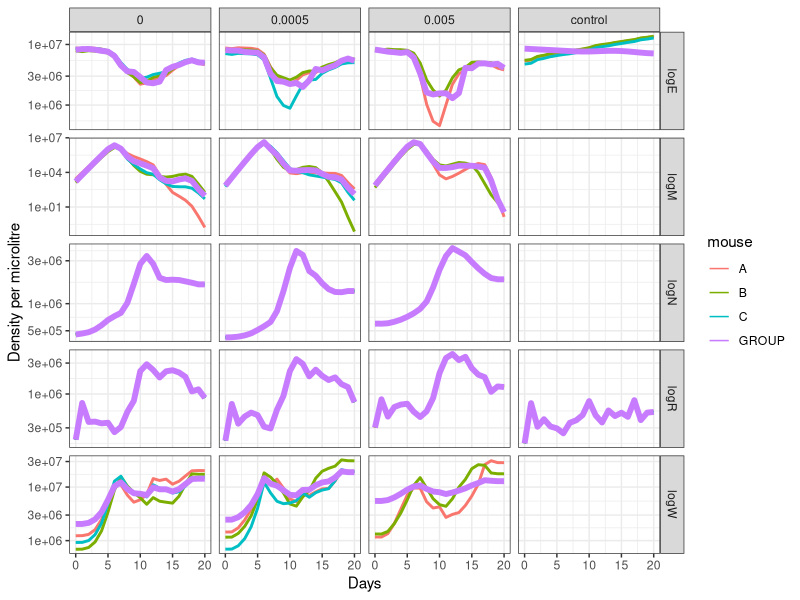
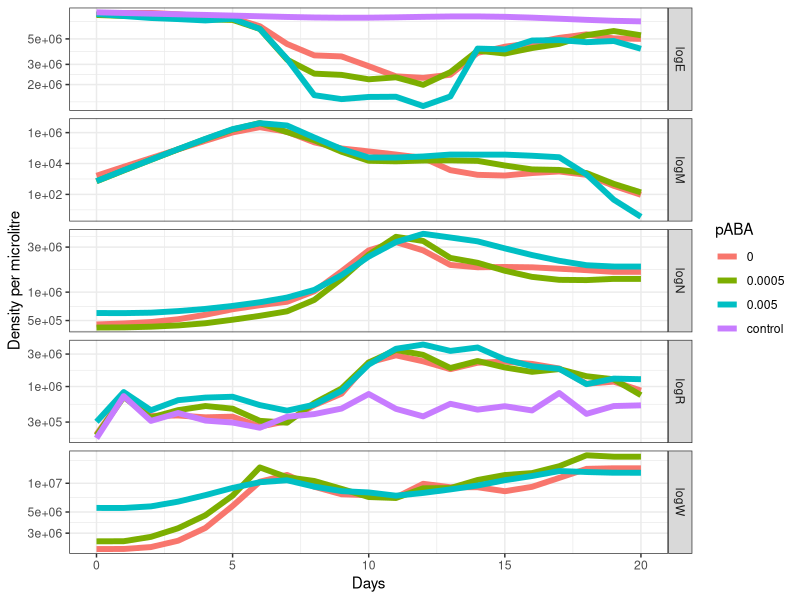
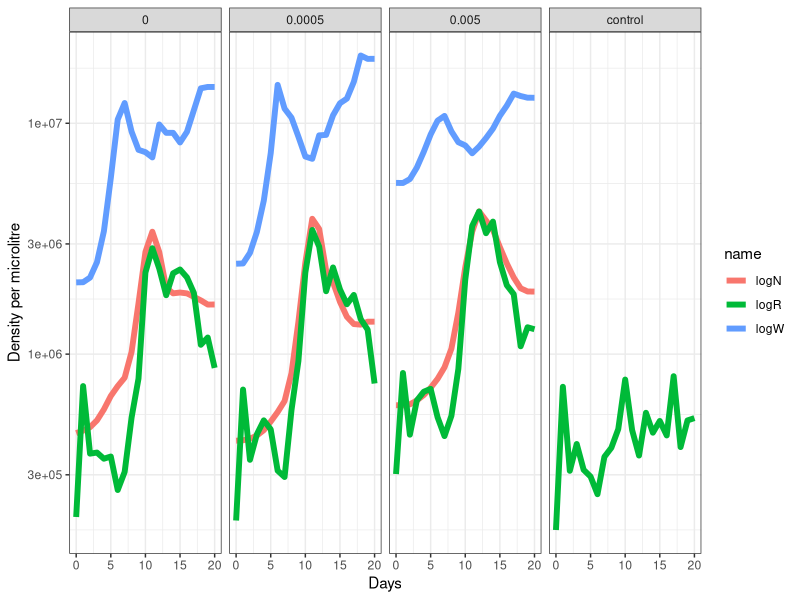
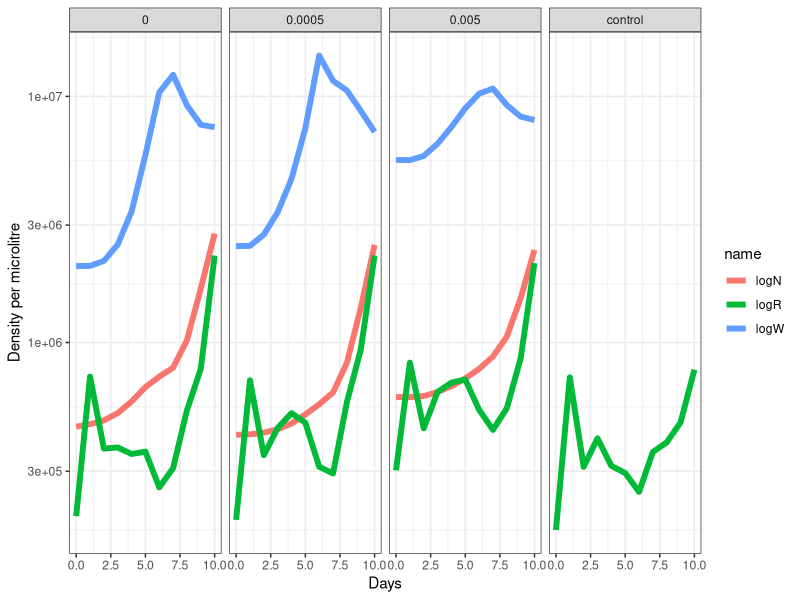
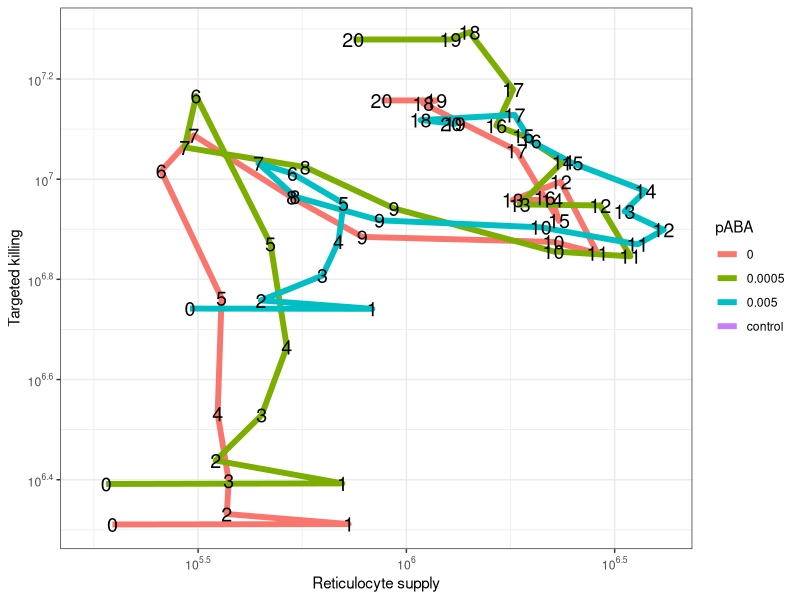
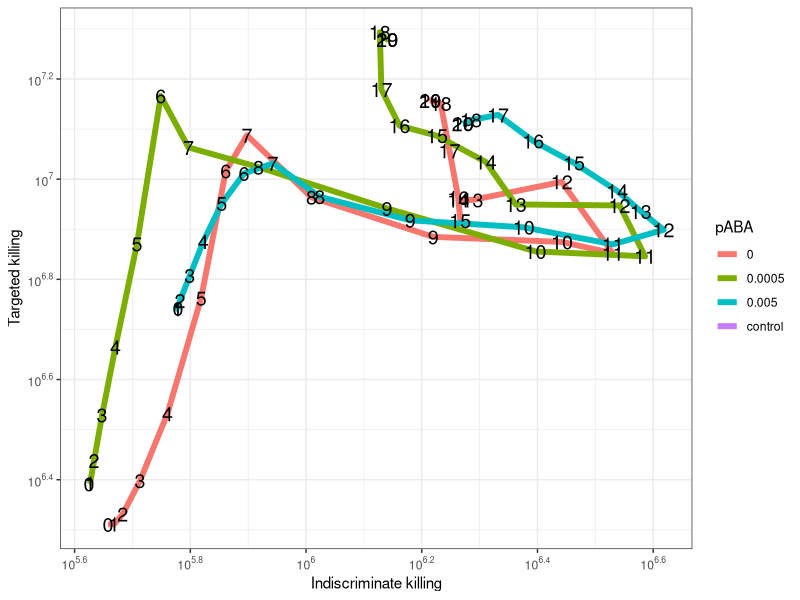
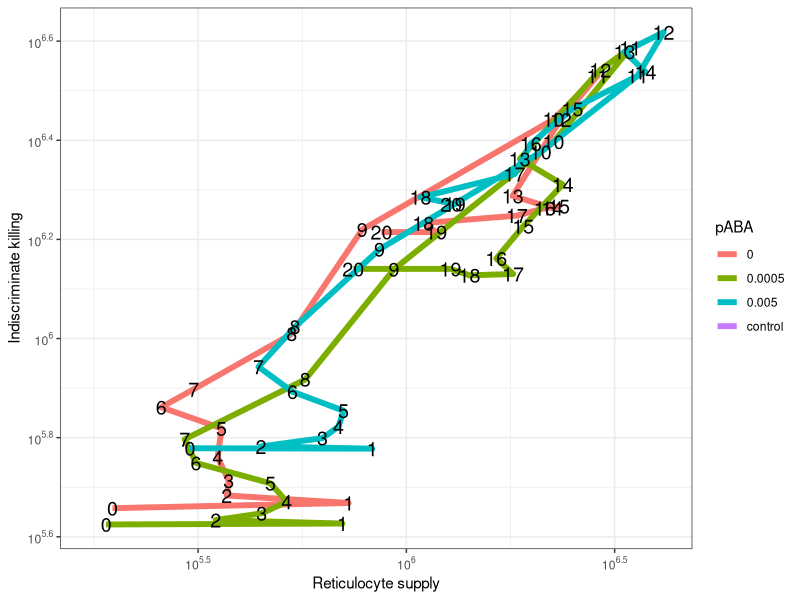
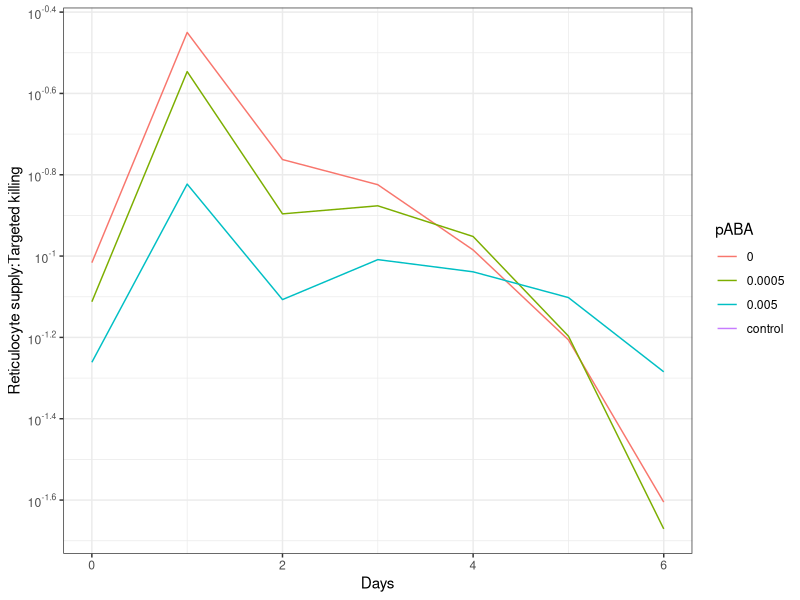

Source code (R) for these figures, in order: (Note: this script raises an error after producing the figures.)
library(tidyverse)
library(scales)

setwd("~/Documents/GitHub/bdd/nw11_hier/")

coef_df <- read_csv("est_coefs_joint_v3.csv")
po_df <- read_csv("est_po_joint_v3.csv") |>
  mutate(pABA=case_match(
    box,
    "01"~"0.05",
    "02"~"0.005",
    "03"~"0.0005",
    "04"~"0",
    "05"~"control"
  ))

po_df |> 
  ggplot(aes(x=time,y=value,color=mouse,linewidth=mouse=="GROUP"))+
  geom_line()+
  scale_linewidth_manual(guide="none",values=c(`TRUE`=2,`FALSE`=1))+
  scale_y_log10()+
  xlab("Days")+ylab("Density per microlitre")+
  facet_grid(name~pABA,scales="free_y")+
  theme_bw()

po_df |>
  filter(mouse=="GROUP") |>
  ggplot(aes(x=time,y=value,color=pABA))+
  geom_line(linewidth=2)+
  scale_y_log10()+
  xlab("Days")+ylab("Density per microlitre")+
  facet_grid(name~.,scales="free_y")+
  theme_bw()

po_df |>
  filter(mouse=="GROUP",name!="logE",name!="logM") |>
  ggplot(aes(x=time,y=value,color=name))+
  geom_line(linewidth=2)+
  scale_y_log10()+
  xlab("Days")+ylab("Density per microlitre")+
  facet_grid(.~pABA)+
  theme_bw()

po_df |>
  filter(mouse=="GROUP",name!="logE",name!="logM",time<=10) |>
  ggplot(aes(x=time,y=value,color=name))+
  geom_line(linewidth=2)+
  scale_y_log10()+
  xlab("Days")+ylab("Density per microlitre")+
  facet_grid(.~pABA)+
  theme_bw()

po_df |>
  filter(mouse=="GROUP") |>
  pivot_wider(names_from="name",values_from="value") |>
  ggplot(aes(x=logR,y=logW,color=pABA))+
  geom_path(linewidth=2)+
  geom_text(aes(label=time),col="black",size=5)+
  scale_x_log10(breaks = trans_breaks("log10", function(x) 10^x), 
                labels=trans_format('log10',math_format(10^.x)))+
  scale_y_log10(breaks = trans_breaks("log10", function(x) 10^x), 
                labels=trans_format('log10',math_format(10^.x)))+
  xlab("Reticulocyte supply")+ylab("Targeted killing")+
  theme_bw()

po_df |>
  filter(mouse=="GROUP") |>
  pivot_wider(names_from="name",values_from="value") |>
  ggplot(aes(x=logN,y=logW,color=pABA))+
  geom_path(linewidth=2)+
  geom_text(aes(label=time),col="black",size=5)+
  scale_x_log10(breaks = trans_breaks("log10", function(x) 10^x), 
                labels=trans_format('log10',math_format(10^.x)))+
  scale_y_log10(breaks = trans_breaks("log10", function(x) 10^x), 
                labels=trans_format('log10',math_format(10^.x)))+
  xlab("Indiscriminate killing")+ylab("Targeted killing")+
  theme_bw()

po_df |>
  filter(mouse=="GROUP") |>
  pivot_wider(names_from="name",values_from="value") |>
  ggplot(aes(x=logR,y=logN,color=pABA))+
  geom_path(linewidth=2)+
  geom_text(aes(label=time),col="black",size=5)+
  scale_x_log10(breaks = trans_breaks("log10", function(x) 10^x), 
                labels=trans_format('log10',math_format(10^.x)))+
  scale_y_log10(breaks = trans_breaks("log10", function(x) 10^x), 
                labels=trans_format('log10',math_format(10^.x)))+
  xlab("Reticulocyte supply")+ylab("Indiscriminate killing")+
  theme_bw()



po_df |>
  filter(mouse=="GROUP",time<=6) |>
  pivot_wider(names_from="name",values_from="value") |>
  ggplot(aes(x=time,y=logR/logW,color=pABA))+
  geom_line()+
  scale_y_log10(breaks = trans_breaks("log10", function(x) 10^x), 
                labels=trans_format('log10',math_format(10^.x)))+
  xlab("Days")+ylab("Reticulocyte supply:Targeted killing")+
  theme_bw()

po_df |>
  filter(mouse=="GROUP",time<=20) |>
  pivot_wider(names_from="name",values_from="value") |>
  ggplot(aes(x=logE,y=lag(logR),color=pABA))+
  geom_path(linewidth=2)+
  geom_text(aes(label=time),col="black",size=5)+
  scale_x_log10(breaks = trans_breaks("log10", function(x) 10^x), 
                labels=trans_format('log10',math_format(10^.x)))+
  scale_y_log10(breaks = trans_breaks("log10", function(x) 10^x), 
                labels=trans_format('log10',math_format(10^.x)))+
  xlab("Erythrocytes")+ylab("Reticulocytes")+
  theme_bw()

po_df |>
  filter(mouse=="GROUP",time<=20) |>
  pivot_wider(names_from="name",values_from="value") |>
  ggplot(aes(x=logE,y=lead(logR),color=pABA))+
  geom_path(linewidth=2)+
  geom_text(aes(label=time),col="black",size=5)+
  scale_x_log10(breaks = trans_breaks("log10", function(x) 10^x), 
                labels=trans_format('log10',math_format(10^.x)))+
  scale_y_log10(breaks = trans_breaks("log10", function(x) 10^x), 
                labels=trans_format('log10',math_format(10^.x)))+
  xlab("Erythrocytes")+ylab("Reticulocytes")+
  facet_grid(.~pABA)+
  theme_bw()

po_df |>
  filter(mouse=="GROUP",time<=7) |>
  pivot_wider(names_from="name",values_from="value") |>
  ggplot(aes(x=logE,y=lead(logR),color=pABA))+
  geom_path(linewidth=2)+
  geom_text(aes(label=time),col="black",size=5)+
  scale_x_log10(breaks = trans_breaks("log10", function(x) 10^x), 
                labels=trans_format('log10',math_format(10^.x)))+
  scale_y_log10(breaks = trans_breaks("log10", function(x) 10^x), 
                labels=trans_format('log10',math_format(10^.x)))+
  xlab("Erythrocytes")+ylab("Reticulocytes")+
  theme_bw()

po_df |>
  filter(mouse=="GROUP",time<=20) |>
  pivot_wider(names_from="name",values_from="value") |>
  ggplot(aes(x=logE,y=lead(logR)))+
  geom_point(aes(color=pABA))+
  xlab("Erythrocytes (t)")+ylab("Reticulocytes (t+1)")+
  theme_bw()


data_full |>
  filter(day<=20,paba!="0.05",paba!="control") |>
  ggplot()+
  geom_point(aes(x=day,y=Pd,col=mouse))+
  scale_y_log10(breaks = trans_breaks("log10", function(x) 10^x), 
                labels=trans_format('log10',math_format(10^.x)))+
  facet_grid(mouse~paba)+
  theme_bw()

data_full |>
  filter(day<=20,paba!="0.05",paba!="control") |>
  ggplot()+
  geom_point(aes(x=day,y=Eryth,col=mouse))+
  scale_y_log10(breaks = trans_breaks("log10", function(x) 10^x), 
                labels=trans_format('log10',math_format(10^.x)))+
  facet_grid(mouse~paba)+
  theme_bw()

data_full |>
  filter(day<=20) |>
  select(day,mouse,paba,Pd,Eryth,Retic) |>
  View()

po_df |>
  filter(mouse=="GROUP",time<=10) |>
  pivot_wider(names_from="name",values_from="value") |>
  ggplot(aes(x=lag(logE),y=logR,color=pABA))+
  geom_point()+
  facet_wrap(time~.,scales="free")+
  xlab("Erythrocytes (t)")+ylab("Reticulocytes (t+1)")+
  theme_bw()


